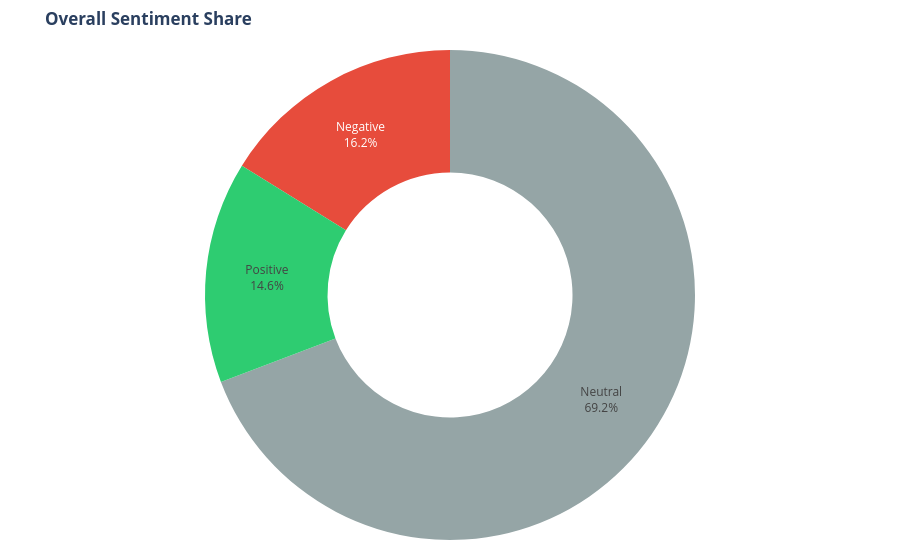

Here is the notebook cell this chart was saved with:
### Code cell
import plotly.express as px
import pandas as pd

# Calculate cumulative totals from the lists already built for the line chart
total_pos = sum(pos)
total_neg = sum(neg)
total_neu = sum(neu)

df_pie = pd.DataFrame({
    "Sentiment": ["Positive", "Neutral", "Negative"],
    "Count": [total_pos, total_neu, total_neg]
})

fig_pie = px.pie(
    df_pie,
    values="Count",
    names="Sentiment",
    hole=0.5,
    color="Sentiment",
    color_discrete_map={"Positive": "#2ECC71", "Neutral": "#95A5A6", "Negative": "#E74C3C"}
)

fig_pie.update_traces(textposition='inside', textinfo='percent+label')
fig_pie.update_layout(
    title="<b>Overall Sentiment Share</b>",
    margin=dict(l=20, r=20, t=50, b=20),
    showlegend=False,
    plot_bgcolor="rgba(0,0,0,0)",
    paper_bgcolor="rgba(0,0,0,0)"
)

fig_pie.show()

### Figure 1 — Plotly figure (JSON) as saved in the notebook; plotly's stock layout.template omitted (floating-point values rounded to 4 significant figures)
{"data": [{"customdata": [["Positive"], ["Neutral"], ["Negative"]], "domain": {"x": [0, 1], "y": [0, 1]}, "hole": 0.5, "hovertemplate": "Sentiment=%{customdata[0]}<br>Count=%{value}<extra></extra>", "labels": ["Positive", "Neutral", "Negative"], "legendgroup": "", "marker": {"colors": ["#2ECC71", "#95A5A6", "#E74C3C"]}, "name": "", "showlegend": true, "textinfo": "percent+label", "textposition": "inside", "type": "pie", "values": [38, 180, 42]}], "layout": {"legend": {"tracegroupgap": 0}, "margin": {"b": 20, "l": 20, "r": 20, "t": 50}, "paper_bgcolor": "rgba(0,0,0,0)", "plot_bgcolor": "rgba(0,0,0,0)", "showlegend": false, "title": {"text": "<b>Overall Sentiment Share</b>"}}}
